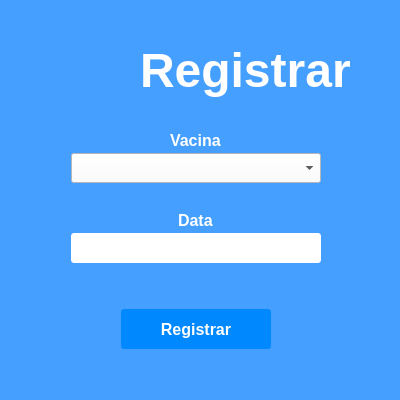
<?xml version="1.0" encoding="UTF-8"?>
<ui version="4.0">
 <class>Form</class>
 <widget class="QWidget" name="Form">
  <property name="geometry">
   <rect>
    <x>0</x>
    <y>0</y>
    <width>400</width>
    <height>400</height>
   </rect>
  </property>
  <property name="minimumSize">
   <size>
    <width>400</width>
    <height>400</height>
   </size>
  </property>
  <property name="maximumSize">
   <size>
    <width>400</width>
    <height>400</height>
   </size>
  </property>
  <property name="windowTitle">
   <string>Form</string>
  </property>
  <property name="styleSheet">
   <string notr="true">QWidget#Form {
	
	background-color: rgb(69, 159, 255);
}

QLineEdit{
border-radius:3px;
}
QLineEdit:focus{
border:2px solid;
	border-color: rgb(155, 245, 255);
}</string>
  </property>
  <widget class="QWidget" name="widget_5" native="true">
   <property name="geometry">
    <rect>
     <x>20</x>
     <y>120</y>
     <width>351</width>
     <height>41</height>
    </rect>
   </property>
   <layout class="QGridLayout" name="gridLayout_8">
    <item row="0" column="1">
     <widget class="QLabel" name="label_5">
      <property name="font">
       <font>
        <family>Arial</family>
        <pointsize>12</pointsize>
        <weight>75</weight>
        <bold>true</bold>
       </font>
      </property>
      <property name="styleSheet">
       <string notr="true">color: rgb(255, 255, 255);
font-weight:bold;</string>
      </property>
      <property name="text">
       <string>Vacina</string>
      </property>
     </widget>
    </item>
    <item row="0" column="0">
     <spacer name="horizontalSpacer_15">
      <property name="orientation">
       <enum>Qt::Horizontal</enum>
      </property>
      <property name="sizeHint" stdset="0">
       <size>
        <width>40</width>
        <height>20</height>
       </size>
      </property>
     </spacer>
    </item>
    <item row="0" column="2">
     <spacer name="horizontalSpacer_16">
      <property name="orientation">
       <enum>Qt::Horizontal</enum>
      </property>
      <property name="sizeHint" stdset="0">
       <size>
        <width>40</width>
        <height>20</height>
       </size>
      </property>
     </spacer>
    </item>
   </layout>
  </widget>
  <widget class="QWidget" name="widget_4" native="true">
   <property name="geometry">
    <rect>
     <x>20</x>
     <y>143</y>
     <width>351</width>
     <height>51</height>
    </rect>
   </property>
   <layout class="QGridLayout" name="gridLayout_3">
    <item row="0" column="2">
     <spacer name="horizontalSpacer_6">
      <property name="orientation">
       <enum>Qt::Horizontal</enum>
      </property>
      <property name="sizeHint" stdset="0">
       <size>
        <width>40</width>
        <height>20</height>
       </size>
      </property>
     </spacer>
    </item>
    <item row="0" column="1">
     <widget class="QComboBox" name="combo_vac">
      <property name="minimumSize">
       <size>
        <width>250</width>
        <height>30</height>
       </size>
      </property>
      <property name="maximumSize">
       <size>
        <width>250</width>
        <height>30</height>
       </size>
      </property>
      <property name="styleSheet">
       <string notr="true">background-color: rgb(255, 255, 255);</string>
      </property>
      <property name="currentText">
       <string/>
      </property>
     </widget>
    </item>
    <item row="0" column="0">
     <spacer name="horizontalSpacer_5">
      <property name="orientation">
       <enum>Qt::Horizontal</enum>
      </property>
      <property name="sizeHint" stdset="0">
       <size>
        <width>40</width>
        <height>20</height>
       </size>
      </property>
     </spacer>
    </item>
   </layout>
  </widget>
  <widget class="QWidget" name="widget_6" native="true">
   <property name="geometry">
    <rect>
     <x>20</x>
     <y>200</y>
     <width>351</width>
     <height>41</height>
    </rect>
   </property>
   <layout class="QGridLayout" name="gridLayout_9">
    <item row="0" column="0">
     <spacer name="horizontalSpacer_17">
      <property name="orientation">
       <enum>Qt::Horizontal</enum>
      </property>
      <property name="sizeHint" stdset="0">
       <size>
        <width>40</width>
        <height>20</height>
       </size>
      </property>
     </spacer>
    </item>
    <item row="0" column="1">
     <widget class="QLabel" name="label_6">
      <property name="font">
       <font>
        <family>Arial</family>
        <pointsize>12</pointsize>
        <weight>75</weight>
        <bold>true</bold>
       </font>
      </property>
      <property name="styleSheet">
       <string notr="true">color: rgb(255, 255, 255);
font-weight:bold;</string>
      </property>
      <property name="text">
       <string>Data</string>
      </property>
     </widget>
    </item>
    <item row="0" column="2">
     <spacer name="horizontalSpacer_18">
      <property name="orientation">
       <enum>Qt::Horizontal</enum>
      </property>
      <property name="sizeHint" stdset="0">
       <size>
        <width>40</width>
        <height>20</height>
       </size>
      </property>
     </spacer>
    </item>
   </layout>
  </widget>
  <widget class="QWidget" name="password_label" native="true">
   <property name="geometry">
    <rect>
     <x>20</x>
     <y>223</y>
     <width>351</width>
     <height>51</height>
    </rect>
   </property>
   <layout class="QGridLayout" name="gridLayout">
    <item row="0" column="0">
     <spacer name="horizontalSpacer">
      <property name="orientation">
       <enum>Qt::Horizontal</enum>
      </property>
      <property name="sizeHint" stdset="0">
       <size>
        <width>40</width>
        <height>20</height>
       </size>
      </property>
     </spacer>
    </item>
    <item row="0" column="2">
     <spacer name="horizontalSpacer_2">
      <property name="orientation">
       <enum>Qt::Horizontal</enum>
      </property>
      <property name="sizeHint" stdset="0">
       <size>
        <width>40</width>
        <height>20</height>
       </size>
      </property>
     </spacer>
    </item>
    <item row="0" column="1">
     <widget class="QLineEdit" name="line_vac_date">
      <property name="minimumSize">
       <size>
        <width>250</width>
        <height>30</height>
       </size>
      </property>
      <property name="maximumSize">
       <size>
        <width>250</width>
        <height>30</height>
       </size>
      </property>
      <property name="font">
       <font>
        <family>Arial</family>
        <pointsize>12</pointsize>
       </font>
      </property>
      <property name="alignment">
       <set>Qt::AlignCenter</set>
      </property>
     </widget>
    </item>
   </layout>
  </widget>
  <widget class="QWidget" name="widget" native="true">
   <property name="geometry">
    <rect>
     <x>20</x>
     <y>300</y>
     <width>351</width>
     <height>58</height>
    </rect>
   </property>
   <layout class="QGridLayout" name="gridLayout_10">
    <item row="0" column="0">
     <spacer name="horizontalSpacer_20">
      <property name="orientation">
       <enum>Qt::Horizontal</enum>
      </property>
      <property name="sizeHint" stdset="0">
       <size>
        <width>40</width>
        <height>20</height>
       </size>
      </property>
     </spacer>
    </item>
    <item row="0" column="3">
     <spacer name="horizontalSpacer_19">
      <property name="orientation">
       <enum>Qt::Horizontal</enum>
      </property>
      <property name="sizeHint" stdset="0">
       <size>
        <width>40</width>
        <height>20</height>
       </size>
      </property>
     </spacer>
    </item>
    <item row="0" column="1">
     <widget class="QPushButton" name="button_register_vac">
      <property name="minimumSize">
       <size>
        <width>150</width>
        <height>40</height>
       </size>
      </property>
      <property name="maximumSize">
       <size>
        <width>150</width>
        <height>40</height>
       </size>
      </property>
      <property name="font">
       <font>
        <family>Arial</family>
        <pointsize>12</pointsize>
        <weight>75</weight>
        <bold>true</bold>
       </font>
      </property>
      <property name="styleSheet">
       <string notr="true">QPushButton {
background-color: rgb(0, 136, 255);
border-radius:3px;
color: rgb(255, 255, 255);
}

QPushButton:focus {
outline:0
}

QPushButton:hover {
background-color:rgb(0, 145, 255);
transition: 1s;
}

QPushButton:pressed {
background-color:rgb(0, 110, 240);
}
</string>
      </property>
      <property name="text">
       <string>Registrar</string>
      </property>
     </widget>
    </item>
   </layout>
  </widget>
  <widget class="QLabel" name="label">
   <property name="geometry">
    <rect>
     <x>140</x>
     <y>30</y>
     <width>211</width>
     <height>81</height>
    </rect>
   </property>
   <property name="font">
    <font>
     <family>Arial</family>
     <pointsize>36</pointsize>
     <weight>75</weight>
     <bold>true</bold>
    </font>
   </property>
   <property name="styleSheet">
    <string notr="true">color: rgb(255, 255, 255);</string>
   </property>
   <property name="text">
    <string>Registrar</string>
   </property>
  </widget>
  <widget class="QLabel" name="label_2">
   <property name="geometry">
    <rect>
     <x>50</x>
     <y>20</y>
     <width>81</width>
     <height>101</height>
    </rect>
   </property>
   <property name="text">
    <string/>
   </property>
   <property name="pixmap">
    <pixmap resource="../icon/vacina.qrc">:/vacina/vacina.png</pixmap>
   </property>
   <property name="scaledContents">
    <bool>true</bool>
   </property>
  </widget>
 </widget>
 <resources>
  <include location="../icon/vacina.qrc"/>
 </resources>
 <connections/>
</ui>
